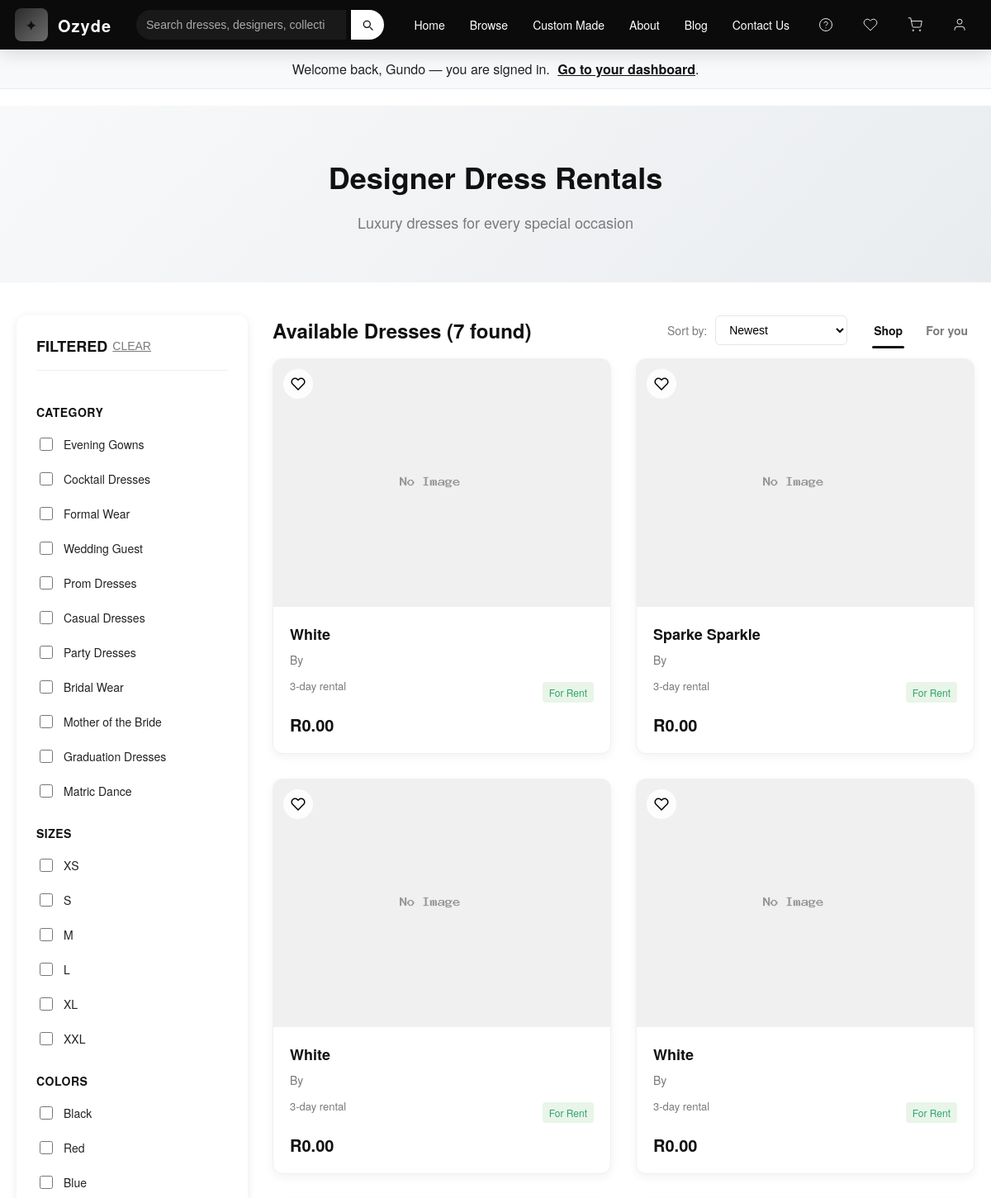
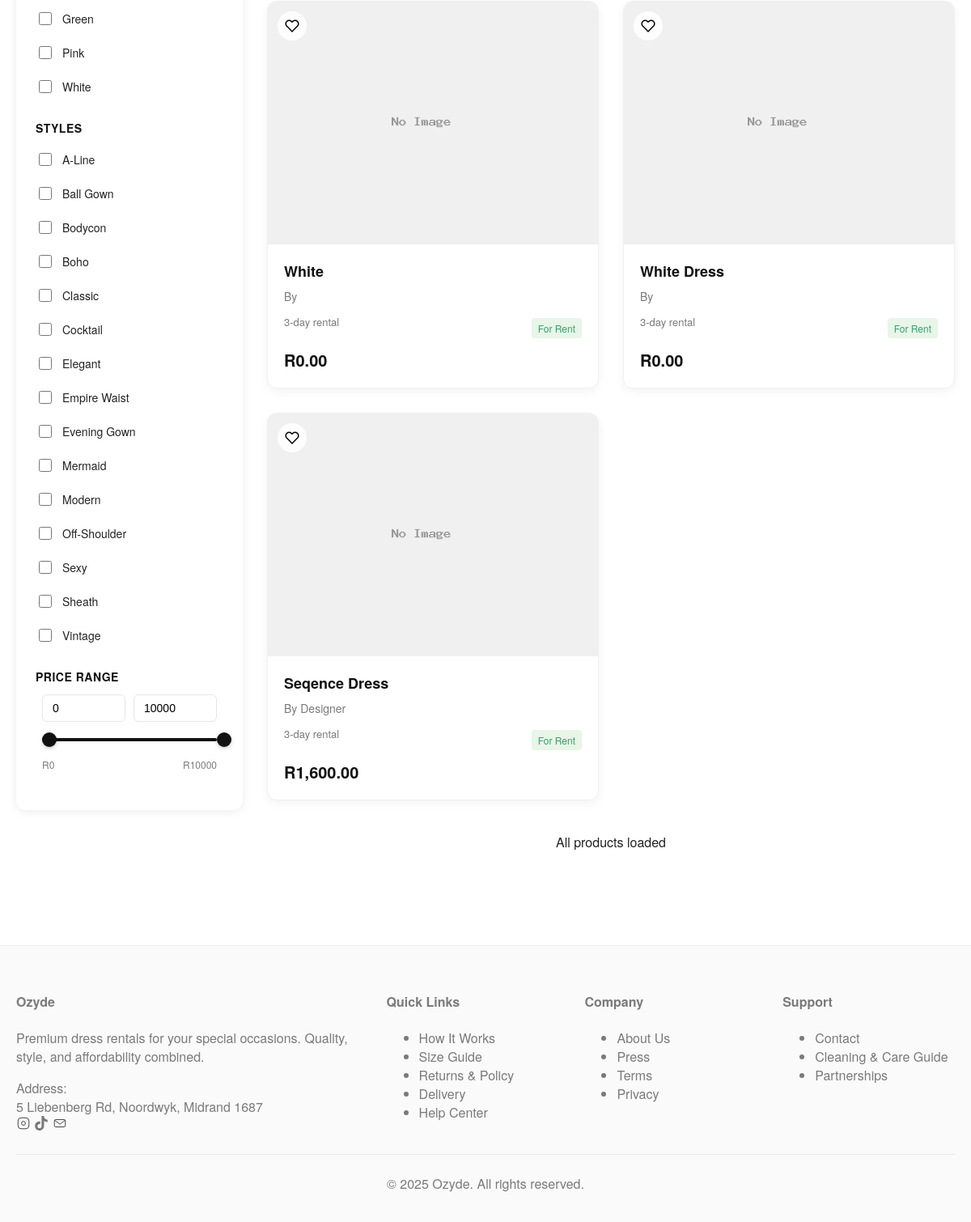
Page /catalog.php (signed in) on the committed database (2 pictures, top to bottom).
### tables this page shows
CREATE TABLE `users` (
  `user_id` int(11) NOT NULL,
  `first_name` varchar(50) NOT NULL,
  `last_name` varchar(50) NOT NULL,
  `email` varchar(100) NOT NULL,
  `password` varchar(255) NOT NULL,
  `phone` varchar(20) DEFAULT NULL,
  `country_code` varchar(5) DEFAULT '+27',
  `role` enum('customer','admin') DEFAULT 'customer',
  `created_at` timestamp NOT NULL DEFAULT current_timestamp(),
  `address_line1` varchar(255) DEFAULT NULL,
  `address_line2` varchar(255) DEFAULT NULL,
  `city` varchar(100) DEFAULT NULL,
  `province` varchar(100) DEFAULT NULL,
  `postal_code` varchar(20) DEFAULT NULL,
  `country` varchar(50) DEFAULT 'South Africa'
);

CREATE TABLE `categories` (
  `category_id` int(11) NOT NULL,
  `category_name` varchar(100) NOT NULL
);

CREATE TABLE `dress_styles` (
  `style_id` int(11) NOT NULL,
  `style_name` varchar(100) NOT NULL,
  `is_custom` tinyint(1) DEFAULT 0,
  `created_at` timestamp NOT NULL DEFAULT current_timestamp()
);

CREATE TABLE `products` (
  `product_id` int(11) NOT NULL,
  `category_id` int(11) DEFAULT NULL,
  `name` varchar(150) NOT NULL,
  `brand` varchar(100) DEFAULT NULL,
  `description` text DEFAULT NULL,
  `size` varchar(20) DEFAULT NULL,
  `color` varchar(50) DEFAULT NULL,
  `price` decimal(10,2) NOT NULL,
  `rental_price` decimal(10,2) DEFAULT NULL,
  `rental_duration` int(11) DEFAULT 3,
  `security_deposit` decimal(10,2) DEFAULT NULL,
  `image` varchar(255) DEFAULT NULL,
  `video_url` varchar(255) DEFAULT NULL,
  `stock` int(11) DEFAULT 0,
  `is_rental` tinyint(1) DEFAULT 0,
  `is_active` tinyint(1) DEFAULT 1,
  `created_at` timestamp NOT NULL DEFAULT current_timestamp(),
  `updated_at` timestamp NOT NULL DEFAULT current_timestamp() ON UPDATE current_timestamp()
);

### catalog.php (the view, shortened to what the rows shown need)
<?php
$db_host = 'localhost';
$db_user = 'root';
$db_pass = '';
$db_name = 'ozyde';
$mysqli = new mysqli($db_host, $db_user, $db_pass, $db_name);
$mysqli->set_charset('utf8mb4');
$logged_in = isset($_SESSION['user_id']) && !empty($_SESSION['user_id']);
$user_id = $_SESSION['user_id'];
$user_name = '';
if ($logged_in) {
    $user_query = "SELECT first_name FROM users WHERE user_id = ?";
    $user_stmt = $mysqli->prepare($user_query);
    $user_stmt->bind_param("i", $user_id);
    $user_stmt->execute();
    $user_result = $user_stmt->get_result();
    if ($user_row = $user_result->fetch_assoc()) {
        $user_name = $user_row['first_name'];
    }
}
$view_type = isset($_GET['view']) && $_GET['view'] === 'for-you' ? 'for-you' : 'shop';
$category_filter = isset($_GET['category']) ? (array)$_GET['category'] : [];
$style_filter = isset($_GET['style']) ? (array)$_GET['style'] : [];
$sort_by = isset($_GET['sort']) ? $_GET['sort'] : 'newest';
$limit = isset($_GET['limit']) ? (int)$_GET['limit'] : 8;
$search_query = isset($_GET['search']) ? trim($_GET['search']) : '';
$categories = [];
$cat_query = "SELECT category_id, category_name FROM categories";
if ($cat_result = $mysqli->query($cat_query)) {
    while ($row = $cat_result->fetch_assoc()) {
        $categories[] = $row;
    }
}
$styles = [];
$style_query = "SELECT style_id, style_name FROM dress_styles WHERE is_custom = 0 ORDER BY style_name";
if ($style_result = $mysqli->query($style_query)) {
    while ($row = $style_result->fetch_assoc()) {
        $styles[] = $row;
    }
}
$query = "SELECT DISTINCT p.product_id, p.category_id, p.name, p.brand, p.description, p.size, p.color, p.price, p.rental_price, p.image, p.video_url, p.stock, p.is_rental, p.created_at FROM products p WHERE 1=1";
$params = [];
$types = "";
if ($sort_by === 'price-low') {
    $query .= " ORDER BY p.price ASC";
} elseif ($sort_by === 'price-high') {
    $query .= " ORDER BY p.price DESC";
} elseif ($sort_by === 'popular') {
    $query .= " ORDER BY p.stock DESC";
} else {
    $query .= " ORDER BY p.created_at DESC";
}
$query .= " LIMIT ?";
$params[] = $limit;
$types .= "i";
$products = [];
if ($stmt = $mysqli->prepare($query)) {
    if (!empty($params)) {
        $stmt->bind_param($types, ...$params);
    }
    $stmt->execute();
    $res = $stmt->get_result();
    while ($row = $res->fetch_assoc()) {
        $products[] = $row;
    }
} else {
    $fallback_query = "SELECT product_id, category_id, name, description, size, color, price, image, stock, is_rental, created_at FROM products ORDER BY created_at DESC LIMIT $limit";
    if ($res = $mysqli->query($fallback_query)) {
        while ($row = $res->fetch_assoc()) $products[] = $row;
        $res->free();
    }
}
$wishlist_status = [];
function esc($s) {
    return htmlspecialchars((string)$s, ENT_QUOTES | ENT_SUBSTITUTE, 'UTF-8');
}
?>
<!DOCTYPE html>
<html lang="en">
<head>
</head>
<body>
    <div class="user-status <?php echo $logged_in ? '' : 'logged-out'; ?>" id="userStatus">
        <div class="container">
            <?php if ($logged_in): ?>
                Welcome back, <?php echo esc($user_name); ?> — you are signed in. <a href="customerdashboard.php">Go to your dashboard</a>.
            <?php else: ?>
                You are browsing as a guest. <a href="register.php" id="loginLink">Sign in or register</a> to access wishlist and quick checkout.
            <?php endif; ?>
        </div>
    </div>
    <main class="main-content">
        <section class="hero">
            <div class="container">
                <div class="hero-content">
                    <h1>Designer Dress Rentals</h1>
                </div>
            </div>
        </section>
        <div class="container">
            <div class="filters-container">
                <aside class="filter-sidebar" id="filterSidebar">
                    <form method="GET" id="filterForm">
                        <div class="filter-section">
                            <div class="filter-options">
                                <?php foreach ($categories as $cat): ?>
                                <div class="filter-option">
                                    <input type="checkbox" id="cat-<?php echo $cat['category_id']; ?>" name="category[]" value="<?php echo $cat['category_id']; ?>" <?php echo in_array($cat['category_id'], $category_filter) ? 'checked' : ''; ?>>
                                    <label for="cat-<?php echo $cat['category_id']; ?>"><?php echo esc($cat['category_name']); ?></label>
                                </div>
                                <?php endforeach; ?>
                            </div>
                        </div>
                        <div class="filter-section">
                            <div class="filter-options">
                                <?php foreach ($styles as $style): ?>
                                <div class="filter-option">
                                    <input type="checkbox" id="style-<?php echo $style['style_id']; ?>" name="style[]" value="<?php echo $style['style_id']; ?>" <?php echo in_array($style['style_id'], $style_filter) ? 'checked' : ''; ?>>
                                    <label for="style-<?php echo $style['style_id']; ?>"><?php echo esc($style['style_name']); ?></label>
                                </div>
                                <?php endforeach; ?>
                            </div>
                        </div>
                    </form>
                </aside>
                <section class="products-section">
                    <div class="section-header">
                        <h2>
                            <?php if ($view_type === 'for-you'): ?>
                                For You (<?php echo count($products); ?> recommendations)
                            <?php elseif (!empty($search_query)): ?>
                                Search Results for "<?php echo esc($search_query); ?>"
                            <?php else: ?>
                                Available Dresses (<?php echo count($products); ?> found)
                            <?php endif; ?>
                        </h2>
                    </div>
                    <div class="products-grid" id="productsGrid">
                        <?php if (empty($products)): ?>
                            <div style="grid-column:1/-1; background:#fff;border:1px solid #f1f1f1;padding:20px;border-radius:8px;text-align:center;">
                                <?php if ($view_type === 'for-you'): ?>
                                    No personalized recommendations found.
                                    <div style="margin-top:10px;">
                                        <p>Update your <a href="customerdashboard.php">profile preferences</a> to get better recommendations, or try the <a href="?view=shop">Shop view</a>.</p>
                                    </div>
                                <?php else: ?>
                                    No products found matching your filters.
                                    <div style="margin-top:10px;">
                                        <a href="catalog.php" class="btn btn-primary" style="padding:10px 20px;background:var(--accent);color:white;border-radius:4px;">Clear All Filters</a>
                                    </div>
                                <?php endif; ?>
                            </div>
                        <?php else: ?>
                            <?php foreach ($products as $p):
                                $pid = (int)$p['product_id'];
                                $title = esc($p['name'] ?? 'Untitled');
                                $brand = esc($p['brand'] ?? 'Designer');
                                $price = is_numeric($p['price']) ? number_format((float)$p['price'], 2) : '0.00';
                                $img = !empty($p['image']) ? esc($p['image']) : 'gallery/placeholder.png';
                                $is_rental = isset($p['is_rental']) ? (bool)$p['is_rental'] : false;
                                $is_wishlisted = isset($wishlist_status[$pid]);
                                $status_class = 'status-rental';
                                $status_text = 'For Rent';
                            ?>
                            <a href="productdetail.php?product_id=<?php echo $pid; ?>" class="product-link" style="text-decoration:none;">
                                <div class="product-card" data-id="<?php echo $pid; ?>">
                                    <div class="product-image">
                                        <img src="<?php echo $img; ?>" alt="<?php echo $title; ?>" onerror="this.onerror=null;this.src='gallery/placeholder.png'">
                                        <button class="wishlist-btn <?php echo $is_wishlisted ? 'active' : ''; ?>" data-product-id="<?php echo $pid; ?>" aria-label="Add to wishlist">
                                            <svg viewBox="0 0 24 24" fill="<?php echo $is_wishlisted ? 'currentColor' : 'none'; ?>" stroke="currentColor" stroke-width="2" width="18" height="18">
                                                <path d="M20.84 4.61a5.5 5.5 0 0 0-7.78 0L12 5.67l-1.06-1.06a5.5 5.5 0 0 0-7.78 7.78l1.06 1.06L12 21.23l7.78-7.78 1.06-1.06a5.5 5.5 0 0 0 0-7.78z"></path>
                                            </svg>
                                        </button>
                                    </div>
                                    <div class="product-info">
                                        <h3 class="product-title"><?php echo $title; ?></h3>
                                        <p class="product-designer">By <?php echo $brand; ?></p>
                                        <div class="product-details">
                                            <span class="rental-period"><?php echo $is_rental ? '3-day rental' : 'For Sale'; ?></span>
                                            <span class="product-status <?php echo $status_class; ?>"><?php echo $status_text; ?></span>
                                        </div>
                                        <div class="product-price">R<?php echo $price; ?></div>
                                    </div>
                                </div>
                            </a>
                            <?php endforeach; ?>
                        <?php endif; ?>
                    </div>
                </section>
            </div>
        </div>
    </main>
</body>
</html>

### rows in the picture
users: first_name "Gundo"
categories: category_name "Evening Gowns"
categories: category_name "Cocktail Dresses"
categories: category_name "Formal Wear"
categories: category_name "Wedding Guest"
categories: category_name "Prom Dresses"
categories: category_name "Casual Dresses"
categories: category_name "Party Dresses"
categories: category_name "Bridal Wear"
categories: category_name "Mother of the Bride"
categories: category_name "Graduation Dresses"
categories: category_name "Matric Dance"
dress_styles: style_name "A-Line"
dress_styles: style_name "Ball Gown"
dress_styles: style_name "Bodycon"
dress_styles: style_name "Boho"
dress_styles: style_name "Classic"
dress_styles: style_name "Cocktail"
dress_styles: style_name "Elegant"
dress_styles: style_name "Empire Waist"
dress_styles: style_name "Evening Gown"
dress_styles: style_name "Mermaid"
dress_styles: style_name "Modern"
dress_styles: style_name "Off-Shoulder"
dress_styles: style_name "Sexy"
dress_styles: style_name "Sheath"
dress_styles: style_name "Vintage"
products: name "White", is_rental "3-day rental", status_text "For Rent", price "0.00"
products: name "Sparke Sparkle", is_rental "3-day rental", status_text "For Rent", price "0.00"
products: name "White", is_rental "3-day rental", status_text "For Rent", price "0.00"
products: name "White", is_rental "3-day rental", status_text "For Rent", price "0.00"
products: name "White", is_rental "3-day rental", status_text "For Rent", price "0.00"
products: name "White Dress", is_rental "3-day rental", status_text "For Rent", price "0.00"
products: name "Seqence Dress", brand "Designer", is_rental "3-day rental", status_text "For Rent", price "1,600.00"

### other values in the picture
count($products) "7"
